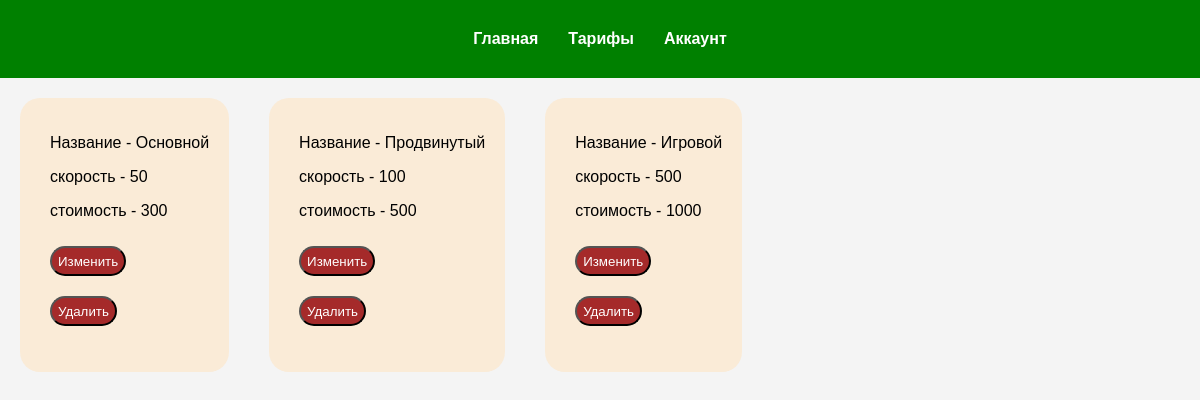
/public/not_need/tariffs.php, run on an earlier commit of the app's database.
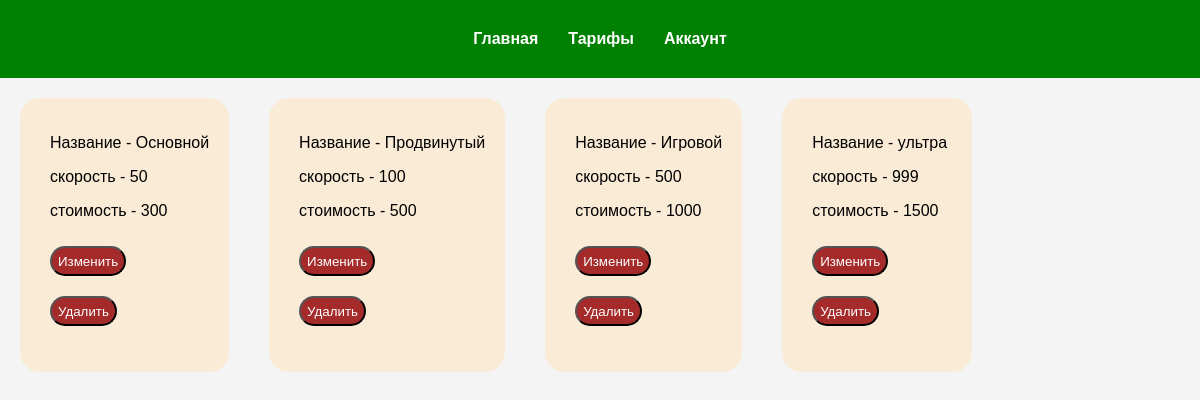
And on a later commit of the database.
### tables this page shows
CREATE TABLE `tariff` (
  `id` int NOT NULL,
  `tariff_name` varchar(32) NOT NULL,
  `tariff_speed` int NOT NULL,
  `tariff_price` int NOT NULL
);

### public/not_need/tariffs.php (the view, shortened to what this page needs)
<?php include "db.php";?>
<!DOCTYPE html>
<html lang="en">
<head>
</head>
<body>
        <nav class="nav_bar">
            <ul class="nav_list">
                <li class="nav_link"><a href="main.php">Главная</a></li>
                <li class="nav_link"><a href="tariffs.php">Тарифы</a></li>
                <li class="nav_link"><a href="account.php">Аккаунт</a></li>
            </ul>
        </nav>
        <?php
        $stm = $connect->query('SELECT * FROM `tariff`');
        $tariffs = $stm->fetchAll();
        foreach($tariffs as $tarif)
        {
        echo
        '<div class="show_tariff">'.
            '<ul>'.
            '<li><p class="tariff_info">'."Название - ".$tarif['tariff_name'].'</p></li>'.
            '<li><p class="tariff_info">'."скорость - ".$tarif['tariff_speed'].'</p></li>'.
            '<li><p class="tariff_info">'."стоимость - ".$tarif['tariff_price'].'</p></li>'.
            '<li><button class="edit_btn"><a href="edit.php?'.$tarif['id'].'">Изменить</a></button></li>'.
            '<li><button class="edit_btn"><a href="delete.php?'.$tarif['id'].'">Удалить</a></button></li>'.
            '</ul>'.
        '</div>';
        }?>
</body>
</html>

What changed in the data, as far as the page shows it:
added tariff: tariff_name "ультра", tariff_speed "999", tariff_price "1500"
